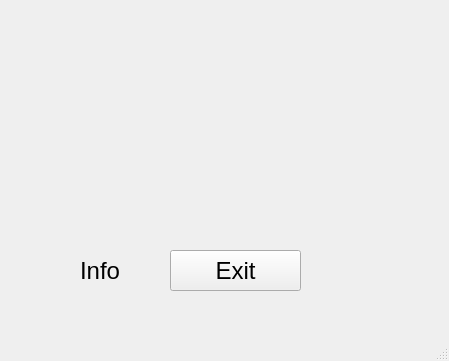
<?xml version="1.0" encoding="UTF-8"?>
<ui version="4.0">
 <class>MainWindow</class>
 <widget class="QMainWindow" name="MainWindow">
  <property name="geometry">
   <rect>
    <x>0</x>
    <y>0</y>
    <width>449</width>
    <height>361</height>
   </rect>
  </property>
  <property name="windowTitle">
   <string>MainWindow</string>
  </property>
  <widget class="QWidget" name="centralwidget">
   <widget class="QLabel" name="label">
    <property name="geometry">
     <rect>
      <x>80</x>
      <y>250</y>
      <width>91</width>
      <height>41</height>
     </rect>
    </property>
    <property name="font">
     <font>
      <pointsize>18</pointsize>
     </font>
    </property>
    <property name="text">
     <string>Info</string>
    </property>
   </widget>
   <widget class="QPushButton" name="pushButton">
    <property name="geometry">
     <rect>
      <x>170</x>
      <y>250</y>
      <width>131</width>
      <height>41</height>
     </rect>
    </property>
    <property name="font">
     <font>
      <pointsize>18</pointsize>
     </font>
    </property>
    <property name="text">
     <string>Exit</string>
    </property>
   </widget>
   <widget class="QWidget" name="parameterWidget" native="true">
    <property name="geometry">
     <rect>
      <x>30</x>
      <y>20</y>
      <width>271</width>
      <height>171</height>
     </rect>
    </property>
   </widget>
  </widget>
  <widget class="QMenuBar" name="menubar">
   <property name="geometry">
    <rect>
     <x>0</x>
     <y>0</y>
     <width>449</width>
     <height>22</height>
    </rect>
   </property>
  </widget>
  <widget class="QStatusBar" name="statusbar"/>
 </widget>
 <resources/>
 <connections/>
</ui>
